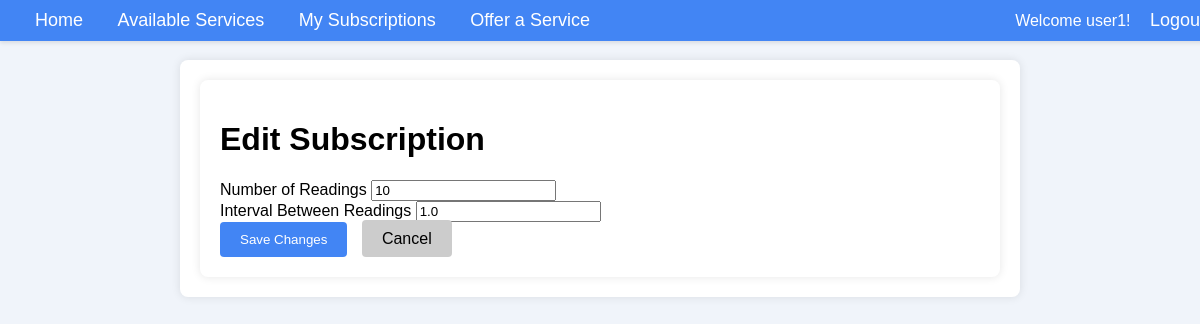
Before: /sensor/edit-subscription/8/ (signed in) with the older database file.
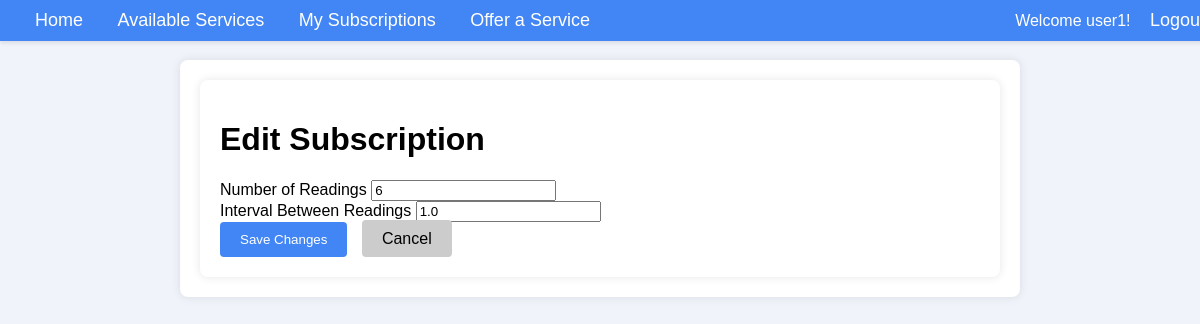
After: the same page with the newer database file.
### sensor/models.py (models this page shows)
class Subscription(models.Model):
    user = models.ForeignKey(User, on_delete=models.CASCADE)
    service = models.ForeignKey(OfferedService, on_delete=models.CASCADE)
    subscription_duration = models.IntegerField()  # Number of readings allowed
    interval_between_readings = models.FloatField()  # Interval in hours (e.g., 1.5 for 1 hour 30 minutes)

### sensor/views.py (the view, shortened to what this page needs)
# urls.py: path('edit-subscription/<int:subscription_id>/', views.edit_subscription, name='edit_subscription'),
def edit_subscription(request, subscription_id):
    subscription = get_object_or_404(Subscription, id=subscription_id, user=request.user)
    return render(request, 'sensor/edit_subscription.html', {'subscription': subscription})

### sensor/templates/sensor/edit_subscription.html (shortened to what this page needs)
{% extends "base.html" %}
{% block content %}
<div class="container">
    <h1>Edit Subscription</h1>
    <form method="POST">
        <div class="form-group">
            <label for="subscription_duration">Number of Readings</label>
            <input type="text" id="subscription_duration" name="subscription_duration" value="{{ subscription.subscription_duration }}" required>
        </div>
        <div class="form-group">
            <label for="interval_between_readings">Interval Between Readings</label>
            <input type="text" id="interval_between_readings" name="interval_between_readings" value="{{ subscription.interval_between_readings }}" required>
        </div>
        <button type="submit" class="save-button">Save Changes</button>
        <a href="{% url 'sensor:my_subscriptions' %}" class="cancel-button">Cancel</a>
    </form>
</div>
{% endblock %}

Changed rows visible on the page:
changed Subscription: subscription_duration "10" → "6"
